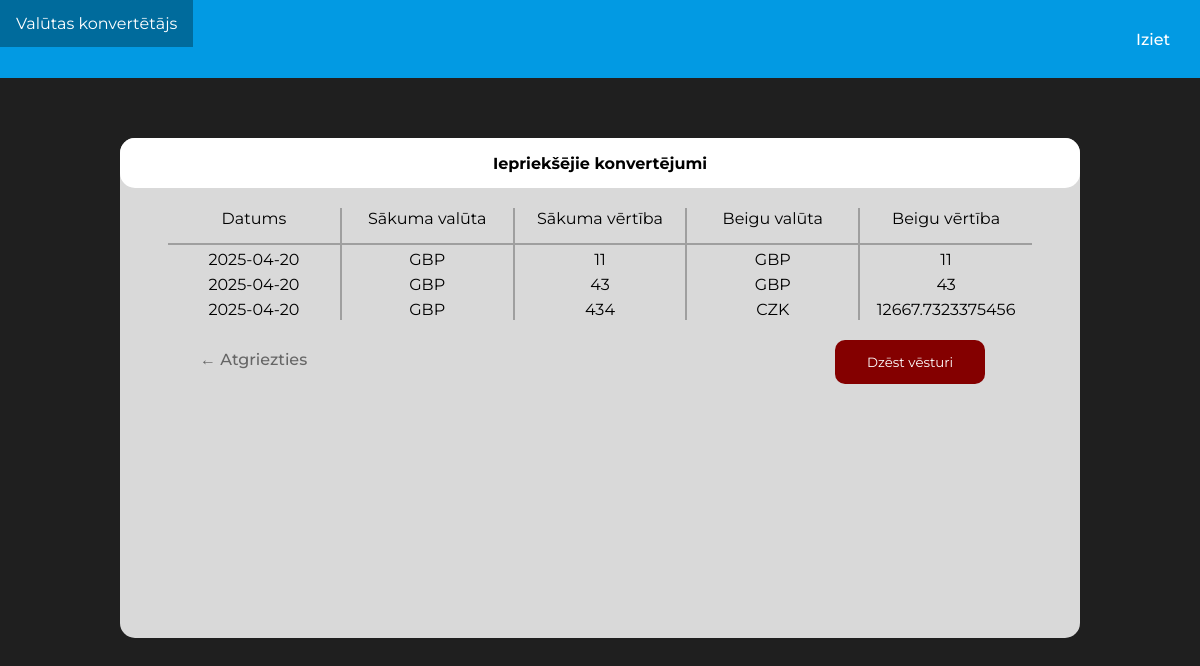
The page /history (signed in) on the database as committed earlier.
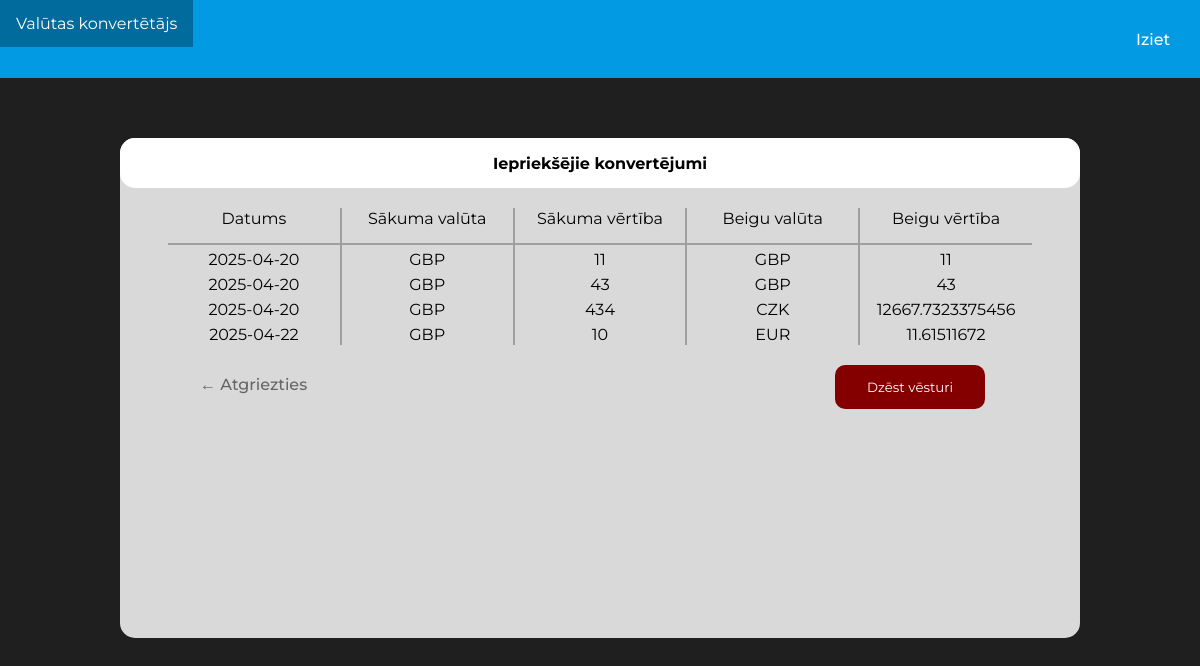
The same page on the database as committed later.
### tables this page shows
CREATE TABLE "conversion_history" (
	"user_id"	INTEGER,
	"value_from"	INTEGER,
	"currency_from"	TEXT,
	"value_to"	INTEGER,
	"currency_to"	TEXT,
	"date"	TEXT,
	"time"	TEXT,
	FOREIGN KEY("user_id") REFERENCES "user"("user_id")
);

### currency_converter.py (the view)
@app.route("/history", methods = ["GET"])
@check_token
def history(current_user):
    db = utilities.Database()
    history = db.get_histrory(current_user[0])
    print(history == [])
    if history == []:
        return render_template("history.html", history = (("", "", "", "", "", "", "")))
    else: return render_template("history.html", history = history)

### currency_converter.py (called while the page is built)
def check_token(func):
    @wraps(func) # Here so check_token can be used for multiple pages
    def wrapper():
        token = request.cookies.get('jwt_token')
        if not token:
            current_user = (1, 'GUEST', '', '') # if no token found, go with guest account
        else:
            data = jwt.decode(token, SECRET_KEY, algorithms=["HS256"])
            db = utilities.Database()
            current_user = db.get_user_data_by_id(data["user_id"])
        return func(current_user)
    return wrapper

### utilities.py (called while the page is built)
    def get_user_data_by_id(self, user_id):
        self.cur.execute("""SELECT * FROM 'user' WHERE user_id=(?)""", (user_id,))
        user = self.cur.fetchone()
        print("utr")
        self.connection.close()
        return user

    def get_histrory(self, user_id):
        self.cur.execute("""SELECT * FROM 'conversion_history' WHERE user_id=(?)""", (user_id,))
        history = self.cur.fetchall()
        self.cur.close()
        return history[-11:]

### templates/history.html (shortened to what this page needs)
<!DOCTYPE html>
<html lang="en">
  <head>
    <link rel="stylesheet" type="text/css" href="{{ url_for('static', filename='style.css' ) }}">
  </head>
    <body>
        <div>
          <ul class="navbar">
            <li><a class="logout-button" href="/">Iziet</a></li>
            <li style="float:left"><a href="/">Valūtas konvertētājs</a></li>
          </ul>
        </div>
        <div class="mother-box">
            <div class="big-box">
                <div class="big-box-title-box">
                    Iepriekšējie konvertējumi
                </div>
                <div class="table-area">
                    <table class="big-box-table">
                        <tr>
                          <th class="borderized-right">Datums</th>
                          <th class="borderized-right">Sākuma valūta</th>
                          <th class="borderized-right">Sākuma vērtība</th>
                          <th class="borderized-right">Beigu valūta</th>
                          <th>Beigu vērtība</th>
                        </tr>
                        {% for row in history %}
                          <tr>
                            <td class="borderized-right">{{ row [5] }}</td>
                            <td class="borderized-right">{{ row [2] }}</td>
                            <td class="borderized-right">{{ row [1] }}</td>
                            <td class="borderized-right">{{ row [4] }}</td>
                            <td>{{ row [3] }}</td>
                          </tr>
                        {% endfor %}
                      </table>
                </div>
                <div class="delete-button">
                <form action="/api/delete_history">
                <input class="delete-history-button" type="submit" name="delete_history" value="Dzēst vēsturi"/>
                </form>
                <a class="atgriezties-poga" href="/home"> &larr; Atgriezties </a>
                </div>
            </div>
        </div>
    </body>
</html>

Rows that differ between the two databases and show on the page:
added conversion_history: date "2025-04-22", currency_from "GBP", value_from "10", currency_to "EUR", value_to "11.61511672"
